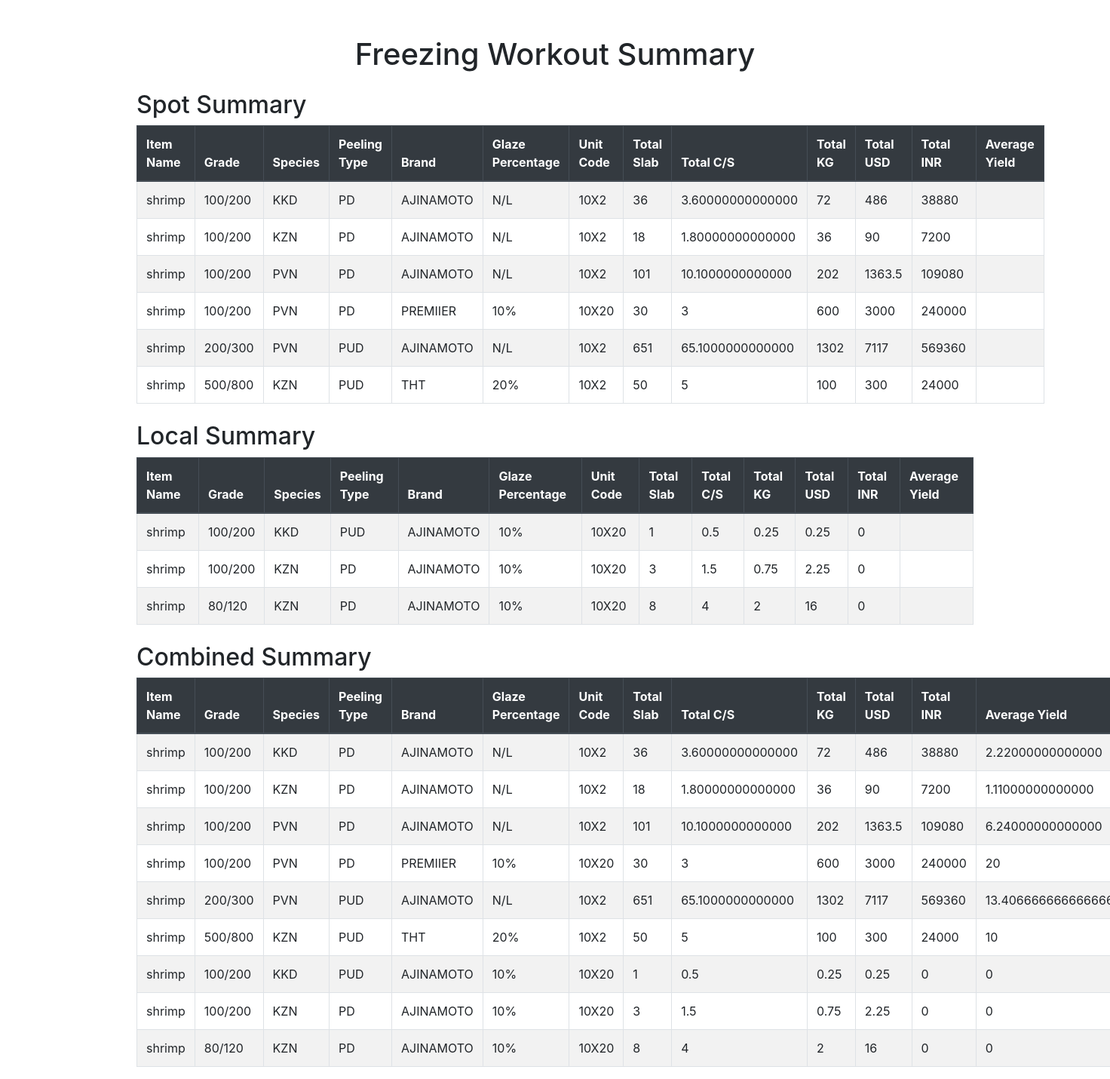
The app's page /adminapp/freezing-workout/ with its own data.
### adminapp/models.py (models this page shows, shortened)
class BaseModel(models.Model):
    id = models.CharField(
        primary_key=True,
        max_length=4,
        editable=False,
        unique=True,
        default=generate_short_id
    )
    class Meta:
        abstract = True

class FreezingEntrySpotItem(BaseModel):
    freezing_entry = models.ForeignKey(FreezingEntrySpot, on_delete=models.CASCADE, related_name='items')
    processing_center = models.ForeignKey('ProcessingCenter', on_delete=models.CASCADE, null=True)
    store = models.ForeignKey('Store', on_delete=models.CASCADE, null=True )
    shed = models.ForeignKey('shed', on_delete=models.CASCADE, related_name='freezing_shed_items')
    item = models.ForeignKey('Item', on_delete=models.CASCADE, related_name='freezing_item_entries')
    item_quality = models.ForeignKey('ItemQuality', on_delete=models.CASCADE, null=True, blank=True , default=None)
    unit = models.ForeignKey('PackingUnit', on_delete=models.CASCADE)
    glaze = models.ForeignKey('GlazePercentage', on_delete=models.CASCADE)
    freezing_category = models.ForeignKey('FreezingCategory', on_delete=models.CASCADE)
    brand = models.ForeignKey('ItemBrand', on_delete=models.CASCADE)
    species = models.ForeignKey('Species', on_delete=models.CASCADE)
    peeling_type = models.ForeignKey('ItemType', on_delete=models.CASCADE)
    grade = models.ForeignKey('ItemGrade', on_delete=models.CASCADE)
    slab_quantity = models.DecimalField(max_digits=10, decimal_places=2)
    c_s_quantity = models.DecimalField(max_digits=10, decimal_places=2)
    kg = models.DecimalField(max_digits=10, decimal_places=2)
    usd_rate_per_kg = models.DecimalField(max_digits=10, decimal_places=2)
    usd_rate_item = models.DecimalField(max_digits=10, decimal_places=2)
    usd_rate_item_to_inr = models.DecimalField(max_digits=10, decimal_places=2)
    yield_percentage = models.DecimalField(max_digits=10, decimal_places=2)

class FreezingEntryLocalItem(BaseModel):
    freezing_entry = models.ForeignKey(
        FreezingEntryLocal,
        on_delete=models.CASCADE,
        related_name='items'
    )
    processing_center = models.ForeignKey('ProcessingCenter', on_delete=models.CASCADE, null=True, blank=True)
    store = models.ForeignKey('Store', on_delete=models.CASCADE, null=True, blank=True)
    item = models.ForeignKey('Item', on_delete=models.CASCADE)
    item_quality = models.ForeignKey('ItemQuality', on_delete=models.CASCADE, null=True, blank=True , default=None)
    unit = models.ForeignKey('PackingUnit', on_delete=models.CASCADE)
    glaze = models.ForeignKey('GlazePercentage', on_delete=models.CASCADE)
    freezing_category = models.ForeignKey('FreezingCategory', on_delete=models.CASCADE)
    brand = models.ForeignKey('ItemBrand', on_delete=models.CASCADE)
    species = models.ForeignKey('Species', on_delete=models.CASCADE)
    peeling_type = models.ForeignKey('ItemType', on_delete=models.CASCADE)
    grade = models.ForeignKey('ItemGrade', on_delete=models.CASCADE)
    slab_quantity = models.DecimalField(max_digits=10, decimal_places=2, default=0)
    c_s_quantity = models.DecimalField(max_digits=10, decimal_places=2, default=0)
    kg = models.DecimalField(max_digits=10, decimal_places=2, default=0)
    usd_rate_per_kg = models.DecimalField(max_digits=10, decimal_places=2, default=0)
    usd_rate_item = models.DecimalField(max_digits=10, decimal_places=2, default=0)
    usd_rate_item_to_inr = models.DecimalField(max_digits=10, decimal_places=2, default=0)

### adminapp/views.py (the view)
# urls.py: path('freezing-workout/', views.FreezingWorkOutView.as_view(), name='freezing_workout'),
class FreezingWorkOutView(View):
    template_name = "adminapp/freezing/freezing_workout.html"
    def get_summary(self, queryset, has_yield=True):
        qs = (
            queryset
            .select_related(
                'item', 'grade', 'species', 'peeling_type', 'brand',
                'glaze', 'unit', 'freezing_category'
            )
            .values(
                'item__name',
                'grade__grade',
                'species__name',
                'peeling_type__name',
                'brand__name',
                'glaze__percentage',
                'unit__unit_code',
                'freezing_category__name',
            )
        )
        annotations = {
            'total_slab': Coalesce(Sum('slab_quantity'), V(0), output_field=DecimalField()),
            'total_c_s': Coalesce(Sum('c_s_quantity'), V(0), output_field=DecimalField()),
            'total_kg': Coalesce(Sum('kg'), V(0), output_field=DecimalField()),
            'total_usd': Coalesce(Sum('usd_rate_item'), V(0), output_field=DecimalField()),
            'total_inr': Coalesce(Sum('usd_rate_item_to_inr'), V(0), output_field=DecimalField()),
        }
        if has_yield:
            annotations.update({
                'total_yield_sum': Coalesce(Sum('yield_percentage'), V(0), output_field=DecimalField()),
                'count_yield': Count('id'),
            })
        return qs.annotate(**annotations).order_by(
            'item__name', 'grade__grade', 'species__name',
            'peeling_type__name', 'brand__name'
        )
    def get(self, request):
        spot_summary = self.get_summary(FreezingEntrySpotItem.objects.all(), has_yield=True)
        local_summary = self.get_summary(FreezingEntryLocalItem.objects.all(), has_yield=False)
        combined_data = {}
        for dataset, has_yield in [(spot_summary, True), (local_summary, False)]:
            for row in dataset:
                key = (
                    row['item__name'],
                    row['grade__grade'],
                    row['species__name'],
                    row['peeling_type__name'],
                    row['brand__name'],
                    str(row['glaze__percentage']),
                    row['unit__unit_code'],
                    row['freezing_category__name'],
                )
                if key not in combined_data:
                    combined_data[key] = {
                        'item_name': row['item__name'],
                        'grade_name': row['grade__grade'],
                        'species_name': row['species__name'],
                        'peeling_type_name': row['peeling_type__name'],
                        'brand_name': row['brand__name'],
                        'glaze_percentage': row['glaze__percentage'],
                        'unit_code': row['unit__unit_code'],
                        'freezing_category_name': row['freezing_category__name'],
                        'total_slab': Decimal(0),
                        'total_c_s': Decimal(0),
                        'total_kg': Decimal(0),
                        'total_usd': Decimal(0),
                        'total_inr': Decimal(0),
                        'total_yield_sum': Decimal(0),
                        'count_yield': 0,
                    }
                combined_data[key]['total_slab'] += row['total_slab']
                combined_data[key]['total_c_s'] += row['total_c_s']
                combined_data[key]['total_kg'] += row['total_kg']
                combined_data[key]['total_usd'] += row['total_usd']
                combined_data[key]['total_inr'] += row['total_inr']
                if has_yield:
                    combined_data[key]['total_yield_sum'] += row['total_yield_sum']
                    combined_data[key]['count_yield'] += row['count_yield']
        for val in combined_data.values():
            if val['count_yield'] > 0:
                val['avg_yield'] = val['total_yield_sum'] / val['count_yield']
            else:
                val['avg_yield'] = Decimal(0)
        context = {
            'spot_summary': spot_summary,
            'local_summary': local_summary,
            'combined_summary': list(combined_data.values()),
        }
        return render(request, self.template_name, context)

### adminapp/templates/adminapp/freezing/freezing_workout.html (shortened to what this page needs)
<!DOCTYPE html>
<html lang="en">
<head>
    <link rel="stylesheet" href="https://stackpath.bootstrapcdn.com/bootstrap/4.5.2/css/bootstrap.min.css">
</head>
<body>
    <div class="container mt-5">
        <h1 class="text-center">Freezing Workout Summary</h1>
        <h2 class="mt-4">Spot Summary</h2>
        <table class="table table-bordered table-striped">
            <thead class="thead-dark">
                <tr>
                    <th>Item Name</th>
                    <th>Grade</th>
                    <th>Species</th>
                    <th>Peeling Type</th>
                    <th>Brand</th>
                    <th>Glaze Percentage</th>
                    <th>Unit Code</th>
                    <th>Total Slab</th>
                    <th>Total C/S</th>
                    <th>Total KG</th>
                    <th>Total USD</th>
                    <th>Total INR</th>
                    <th>Average Yield</th>
                </tr>
            </thead>
            <tbody>
                {% for row in spot_summary %}
                <tr>
                    <td>{{ row.item__name }}</td>
                    <td>{{ row.grade__grade }}</td>
                    <td>{{ row.species__name }}</td>
                    <td>{{ row.peeling_type__name }}</td>
                    <td>{{ row.brand__name }}</td>
                    <td>{{ row.glaze__percentage }}</td>
                    <td>{{ row.unit__unit_code }}</td>
                    <td>{{ row.total_slab }}</td>
                    <td>{{ row.total_c_s }}</td>
                    <td>{{ row.total_kg }}</td>
                    <td>{{ row.total_usd }}</td>
                    <td>{{ row.total_inr }}</td>
                    <td>{{ row.avg_yield }}</td>
                </tr>
                {% endfor %}
            </tbody>
        </table>
        <h2 class="mt-4">Local Summary</h2>
        <table class="table table-bordered table-striped">
            <thead class="thead-dark">
                <tr>
                    <th>Item Name</th>
                    <th>Grade</th>
                    <th>Species</th>
                    <th>Peeling Type</th>
                    <th>Brand</th>
                    <th>Glaze Percentage</th>
                    <th>Unit Code</th>
                    <th>Total Slab</th>
                    <th>Total C/S</th>
                    <th>Total KG</th>
                    <th>Total USD</th>
                    <th>Total INR</th>
                    <th>Average Yield</th>
                </tr>
            </thead>
            <tbody>
                {% for row in local_summary %}
                <tr>
                    <td>{{ row.item__name }}</td>
                    <td>{{ row.grade__grade }}</td>
                    <td>{{ row.species__name }}</td>
                    <td>{{ row.peeling_type__name }}</td>
                    <td>{{ row.brand__name }}</td>
                    <td>{{ row.glaze__percentage }}</td>
                    <td>{{ row.unit__unit_code }}</td>
                    <td>{{ row.total_slab }}</td>
                    <td>{{ row.total_c_s }}</td>
                    <td>{{ row.total_kg }}</td>
                    <td>{{ row.total_usd }}</td>
                    <td>{{ row.total_inr }}</td>
                    <td>{{ row.avg_yield }}</td>
                </tr>
                {% endfor %}
            </tbody>
        </table>
        <h2 class="mt-4">Combined Summary</h2>
        <table class="table table-bordered table-striped">
            <thead class="thead-dark">
                <tr>
                    <th>Item Name</th>
                    <th>Grade</th>
                    <th>Species</th>
                    <th>Peeling Type</th>
                    <th>Brand</th>
                    <th>Glaze Percentage</th>
                    <th>Unit Code</th>
                    <th>Total Slab</th>
                    <th>Total C/S</th>
                    <th>Total KG</th>
                    <th>Total USD</th>
                    <th>Total INR</th>
                    <th>Average Yield</th>
                </tr>
            </thead>
            <tbody>
                {% for row in combined_summary %}
                <tr>
                    <td>{{ row.item_name }}</td>
                    <td>{{ row.grade_name }}</td>
                    <td>{{ row.species_name }}</td>
                    <td>{{ row.peeling_type_name }}</td>
                    <td>{{ row.brand_name }}</td>
                    <td>{{ row.glaze_percentage }}</td>
                    <td>{{ row.unit_code }}</td>
                    <td>{{ row.total_slab }}</td>
                    <td>{{ row.total_c_s }}</td>
                    <td>{{ row.total_kg }}</td>
                    <td>{{ row.total_usd }}</td>
                    <td>{{ row.total_inr }}</td>
                    <td>{{ row.avg_yield }}</td>
                </tr>
                {% endfor %}
            </tbody>
        </table>
    </div>
</body>
</html>

### records on screen
FreezingEntrySpotItem: item__name "shrimp", grade__grade "100/200", species__name "KKD", peeling_type__name "PD", brand__name "AJINAMOTO", glaze__percentage "N/L", unit__unit_code "10X2", total_slab "36", total_c_s "3.60000000000000", total_kg "72", total_usd "486", total_inr "38880", item_name "shrimp", grade_name "100/200", species_name "KKD", peeling_type_name "PD", brand_name "AJINAMOTO", glaze_percentage "N/L", unit_code "10X2", avg_yield "2.22000000000000"
FreezingEntrySpotItem: item__name "shrimp", grade__grade "100/200", species__name "KZN", peeling_type__name "PD", brand__name "AJINAMOTO", glaze__percentage "N/L", unit__unit_code "10X2", total_slab "18", total_c_s "1.80000000000000", total_kg "36", total_usd "90", total_inr "7200", item_name "shrimp", grade_name "100/200", species_name "KZN", peeling_type_name "PD", brand_name "AJINAMOTO", glaze_percentage "N/L", unit_code "10X2", avg_yield "1.11000000000000"
FreezingEntrySpotItem: item__name "shrimp", grade__grade "100/200", species__name "PVN", peeling_type__name "PD", brand__name "AJINAMOTO", glaze__percentage "N/L", unit__unit_code "10X2", total_slab "101", total_c_s "10.1000000000000", total_kg "202", total_usd "1363.5", total_inr "109080", item_name "shrimp", grade_name "100/200", species_name "PVN", peeling_type_name "PD", brand_name "AJINAMOTO", glaze_percentage "N/L", unit_code "10X2", avg_yield "6.24000000000000"
FreezingEntrySpotItem: item__name "shrimp", grade__grade "500/800", species__name "KZN", peeling_type__name "PUD", brand__name "THT", glaze__percentage "20%", unit__unit_code "10X2", total_slab "50", total_c_s "5", total_kg "100", total_usd "300", total_inr "24000", item_name "shrimp", grade_name "500/800", species_name "KZN", peeling_type_name "PUD", brand_name "THT", glaze_percentage "20%", unit_code "10X2", avg_yield "10"
FreezingEntryLocalItem: item__name "shrimp", grade__grade "100/200", species__name "KKD", peeling_type__name "PUD", brand__name "AJINAMOTO", glaze__percentage "10%", unit__unit_code "10X20", total_slab "1", total_c_s "0.5", total_kg "0.25", total_usd "0.25", total_inr "0", item_name "shrimp", grade_name "100/200", species_name "KKD", peeling_type_name "PUD", brand_name "AJINAMOTO", glaze_percentage "10%", unit_code "10X20", avg_yield "0"
FreezingEntryLocalItem: item__name "shrimp", grade__grade "100/200", species__name "KZN", peeling_type__name "PD", brand__name "AJINAMOTO", glaze__percentage "10%", unit__unit_code "10X20", total_slab "3", total_c_s "1.5", total_kg "0.75", total_usd "2.25", total_inr "0", item_name "shrimp", grade_name "100/200", species_name "KZN", peeling_type_name "PD", brand_name "AJINAMOTO", glaze_percentage "10%", unit_code "10X20", avg_yield "0"
FreezingEntryLocalItem: item__name "shrimp", grade__grade "80/120", species__name "KZN", peeling_type__name "PD", brand__name "AJINAMOTO", glaze__percentage "10%", unit__unit_code "10X20", total_slab "8", total_c_s "4", total_kg "2", total_usd "16", total_inr "0", item_name "shrimp", grade_name "80/120", species_name "KZN", peeling_type_name "PD", brand_name "AJINAMOTO", glaze_percentage "10%", unit_code "10X20", avg_yield "0"

### other values on screen
{{ row.item__name }} "shrimp" "shrimp"
{{ row.grade__grade }} "100/200" "200/300"
{{ row.species__name }} "PVN" "PVN"
{{ row.peeling_type__name }} "PD" "PUD"
{{ row.brand__name }} "PREMIIER" "AJINAMOTO"
{{ row.glaze__percentage }} "10%" "N/L"
{{ row.unit__unit_code }} "10X20" "10X2"
{{ row.total_slab }} "30" "651"
{{ row.total_c_s }} "3" "65.1000000000000"
{{ row.total_kg }} "600" "1302"
{{ row.total_usd }} "3000" "7117"
{{ row.total_inr }} "240000" "569360"
{{ row.item_name }} "shrimp" "shrimp"
{{ row.grade_name }} "100/200" "200/300"
{{ row.species_name }} "PVN" "PVN"
